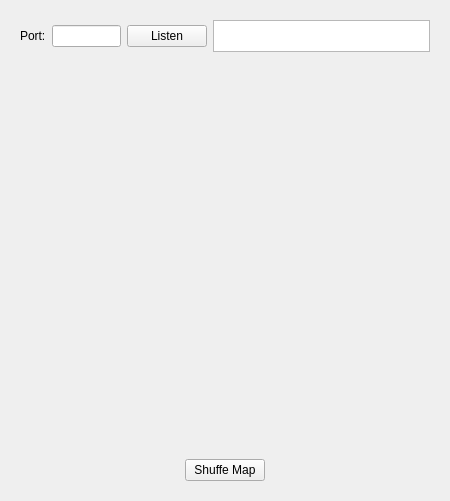
<?xml version="1.0" encoding="UTF-8"?>
<ui version="4.0">
 <class>Form</class>
 <widget class="QWidget" name="Form">
  <property name="geometry">
   <rect>
    <x>0</x>
    <y>0</y>
    <width>450</width>
    <height>501</height>
   </rect>
  </property>
  <property name="sizePolicy">
   <sizepolicy hsizetype="Preferred" vsizetype="Expanding">
    <horstretch>0</horstretch>
    <verstretch>0</verstretch>
   </sizepolicy>
  </property>
  <property name="windowTitle">
   <string>Server</string>
  </property>
  <layout class="QVBoxLayout" name="verticalLayout">
   <item>
    <widget class="QWidget" name="widget_101" native="true">
     <property name="maximumSize">
      <size>
       <width>16777215</width>
       <height>50</height>
      </size>
     </property>
     <layout class="QHBoxLayout" name="horizontalLayout_2">
      <item>
       <widget class="QLabel" name="label_3">
        <property name="text">
         <string>Port:</string>
        </property>
       </widget>
      </item>
      <item>
       <widget class="QLineEdit" name="linePort"/>
      </item>
      <item>
       <widget class="QPushButton" name="btnListen">
        <property name="text">
         <string>Listen</string>
        </property>
       </widget>
      </item>
      <item>
       <widget class="QListWidget" name="listClients">
        <property name="maximumSize">
         <size>
          <width>16777215</width>
          <height>50</height>
         </size>
        </property>
       </widget>
      </item>
     </layout>
    </widget>
   </item>
   <item>
    <layout class="QGridLayout" name="gridLayout">
     <item row="7" column="3">
      <widget class="QWidget" name="widget_74" native="true"/>
     </item>
     <item row="0" column="1">
      <widget class="QWidget" name="widget_2" native="true"/>
     </item>
     <item row="7" column="0">
      <widget class="QWidget" name="widget_71" native="true"/>
     </item>
     <item row="6" column="7">
      <widget class="QWidget" name="widget_68" native="true"/>
     </item>
     <item row="7" column="2">
      <widget class="QWidget" name="widget_73" native="true"/>
     </item>
     <item row="6" column="5">
      <widget class="QWidget" name="widget_66" native="true"/>
     </item>
     <item row="6" column="8">
      <widget class="QWidget" name="widget_69" native="true"/>
     </item>
     <item row="0" column="0">
      <widget class="QWidget" name="widget_1" native="true"/>
     </item>
     <item row="8" column="6">
      <widget class="QWidget" name="widget_87" native="true"/>
     </item>
     <item row="8" column="7">
      <widget class="QWidget" name="widget_88" native="true"/>
     </item>
     <item row="8" column="8">
      <widget class="QWidget" name="widget_89" native="true"/>
     </item>
     <item row="9" column="6">
      <widget class="QWidget" name="widget_97" native="true"/>
     </item>
     <item row="9" column="7">
      <widget class="QWidget" name="widget_98" native="true"/>
     </item>
     <item row="9" column="5">
      <widget class="QWidget" name="widget_96" native="true"/>
     </item>
     <item row="9" column="4">
      <widget class="QWidget" name="widget_95" native="true"/>
     </item>
     <item row="9" column="3">
      <widget class="QWidget" name="widget_94" native="true"/>
     </item>
     <item row="8" column="5">
      <widget class="QWidget" name="widget_86" native="true"/>
     </item>
     <item row="8" column="2">
      <widget class="QWidget" name="widget_83" native="true"/>
     </item>
     <item row="8" column="9">
      <widget class="QWidget" name="widget_90" native="true"/>
     </item>
     <item row="8" column="3">
      <widget class="QWidget" name="widget_84" native="true"/>
     </item>
     <item row="8" column="4">
      <widget class="QWidget" name="widget_85" native="true"/>
     </item>
     <item row="7" column="8">
      <widget class="QWidget" name="widget_79" native="true"/>
     </item>
     <item row="7" column="9">
      <widget class="QWidget" name="widget_80" native="true"/>
     </item>
     <item row="8" column="0">
      <widget class="QWidget" name="widget_81" native="true"/>
     </item>
     <item row="9" column="0">
      <widget class="QWidget" name="widget_91" native="true"/>
     </item>
     <item row="9" column="2">
      <widget class="QWidget" name="widget_93" native="true"/>
     </item>
     <item row="9" column="8">
      <widget class="QWidget" name="widget_99" native="true"/>
     </item>
     <item row="8" column="1">
      <widget class="QWidget" name="widget_82" native="true"/>
     </item>
     <item row="7" column="7">
      <widget class="QWidget" name="widget_78" native="true"/>
     </item>
     <item row="7" column="4">
      <widget class="QWidget" name="widget_75" native="true"/>
     </item>
     <item row="9" column="1">
      <widget class="QWidget" name="widget_92" native="true"/>
     </item>
     <item row="7" column="5">
      <widget class="QWidget" name="widget_76" native="true"/>
     </item>
     <item row="7" column="6">
      <widget class="QWidget" name="widget_77" native="true"/>
     </item>
     <item row="5" column="1">
      <widget class="QWidget" name="widget_52" native="true"/>
     </item>
     <item row="5" column="2">
      <widget class="QWidget" name="widget_53" native="true"/>
     </item>
     <item row="4" column="0">
      <widget class="QWidget" name="widget_41" native="true"/>
     </item>
     <item row="5" column="9">
      <widget class="QWidget" name="widget_60" native="true"/>
     </item>
     <item row="4" column="6">
      <widget class="QWidget" name="widget_47" native="true"/>
     </item>
     <item row="5" column="5">
      <widget class="QWidget" name="widget_56" native="true"/>
     </item>
     <item row="6" column="2">
      <widget class="QWidget" name="widget_63" native="true"/>
     </item>
     <item row="3" column="7">
      <widget class="QWidget" name="widget_38" native="true"/>
     </item>
     <item row="3" column="5">
      <widget class="QWidget" name="widget_36" native="true"/>
     </item>
     <item row="4" column="7">
      <widget class="QWidget" name="widget_48" native="true"/>
     </item>
     <item row="5" column="3">
      <widget class="QWidget" name="widget_54" native="true"/>
     </item>
     <item row="5" column="6">
      <widget class="QWidget" name="widget_57" native="true"/>
     </item>
     <item row="5" column="0">
      <widget class="QWidget" name="widget_51" native="true"/>
     </item>
     <item row="4" column="4">
      <widget class="QWidget" name="widget_45" native="true"/>
     </item>
     <item row="5" column="7">
      <widget class="QWidget" name="widget_58" native="true"/>
     </item>
     <item row="6" column="4">
      <widget class="QWidget" name="widget_65" native="true"/>
     </item>
     <item row="4" column="3">
      <widget class="QWidget" name="widget_44" native="true"/>
     </item>
     <item row="3" column="6">
      <widget class="QWidget" name="widget_37" native="true"/>
     </item>
     <item row="5" column="4">
      <widget class="QWidget" name="widget_55" native="true"/>
     </item>
     <item row="5" column="8">
      <widget class="QWidget" name="widget_59" native="true"/>
     </item>
     <item row="3" column="9">
      <widget class="QWidget" name="widget_40" native="true"/>
     </item>
     <item row="4" column="8">
      <widget class="QWidget" name="widget_49" native="true"/>
     </item>
     <item row="3" column="4">
      <widget class="QWidget" name="widget_35" native="true"/>
     </item>
     <item row="7" column="1">
      <widget class="QWidget" name="widget_72" native="true"/>
     </item>
     <item row="6" column="1">
      <widget class="QWidget" name="widget_62" native="true"/>
     </item>
     <item row="4" column="1">
      <widget class="QWidget" name="widget_42" native="true"/>
     </item>
     <item row="6" column="0">
      <widget class="QWidget" name="widget_61" native="true"/>
     </item>
     <item row="4" column="5">
      <widget class="QWidget" name="widget_46" native="true"/>
     </item>
     <item row="4" column="2">
      <widget class="QWidget" name="widget_43" native="true"/>
     </item>
     <item row="6" column="3">
      <widget class="QWidget" name="widget_64" native="true"/>
     </item>
     <item row="6" column="9">
      <widget class="QWidget" name="widget_70" native="true"/>
     </item>
     <item row="4" column="9">
      <widget class="QWidget" name="widget_50" native="true"/>
     </item>
     <item row="3" column="1">
      <widget class="QWidget" name="widget_32" native="true"/>
     </item>
     <item row="1" column="1">
      <widget class="QWidget" name="widget_12" native="true"/>
     </item>
     <item row="1" column="8">
      <widget class="QWidget" name="widget_19" native="true"/>
     </item>
     <item row="2" column="3">
      <widget class="QWidget" name="widget_24" native="true"/>
     </item>
     <item row="2" column="0">
      <widget class="QWidget" name="widget_21" native="true"/>
     </item>
     <item row="2" column="1">
      <widget class="QWidget" name="widget_22" native="true"/>
     </item>
     <item row="0" column="2">
      <widget class="QWidget" name="widget_3" native="true"/>
     </item>
     <item row="2" column="8">
      <widget class="QWidget" name="widget_29" native="true"/>
     </item>
     <item row="0" column="3">
      <widget class="QWidget" name="widget_4" native="true"/>
     </item>
     <item row="0" column="9">
      <widget class="QWidget" name="widget_10" native="true"/>
     </item>
     <item row="6" column="6">
      <widget class="QWidget" name="widget_67" native="true"/>
     </item>
     <item row="0" column="4">
      <widget class="QWidget" name="widget_5" native="true"/>
     </item>
     <item row="1" column="3">
      <widget class="QWidget" name="widget_14" native="true"/>
     </item>
     <item row="2" column="4">
      <widget class="QWidget" name="widget_25" native="true"/>
     </item>
     <item row="0" column="5">
      <widget class="QWidget" name="widget_6" native="true"/>
     </item>
     <item row="1" column="5">
      <widget class="QWidget" name="widget_16" native="true"/>
     </item>
     <item row="1" column="2">
      <widget class="QWidget" name="widget_13" native="true"/>
     </item>
     <item row="1" column="6">
      <widget class="QWidget" name="widget_17" native="true"/>
     </item>
     <item row="0" column="8">
      <widget class="QWidget" name="widget_9" native="true"/>
     </item>
     <item row="1" column="7">
      <widget class="QWidget" name="widget_18" native="true"/>
     </item>
     <item row="0" column="7">
      <widget class="QWidget" name="widget_8" native="true"/>
     </item>
     <item row="1" column="0">
      <widget class="QWidget" name="widget_11" native="true"/>
     </item>
     <item row="2" column="5">
      <widget class="QWidget" name="widget_26" native="true"/>
     </item>
     <item row="1" column="4">
      <widget class="QWidget" name="widget_15" native="true"/>
     </item>
     <item row="1" column="9">
      <widget class="QWidget" name="widget_20" native="true"/>
     </item>
     <item row="2" column="2">
      <widget class="QWidget" name="widget_23" native="true"/>
     </item>
     <item row="0" column="6">
      <widget class="QWidget" name="widget_7" native="true"/>
     </item>
     <item row="3" column="3">
      <widget class="QWidget" name="widget_34" native="true"/>
     </item>
     <item row="3" column="0">
      <widget class="QWidget" name="widget_31" native="true"/>
     </item>
     <item row="2" column="6">
      <widget class="QWidget" name="widget_27" native="true"/>
     </item>
     <item row="3" column="2">
      <widget class="QWidget" name="widget_33" native="true"/>
     </item>
     <item row="2" column="9">
      <widget class="QWidget" name="widget_30" native="true"/>
     </item>
     <item row="2" column="7">
      <widget class="QWidget" name="widget_28" native="true"/>
     </item>
     <item row="3" column="8">
      <widget class="QWidget" name="widget_39" native="true"/>
     </item>
     <item row="9" column="9">
      <widget class="QWidget" name="widget_100" native="true"/>
     </item>
    </layout>
   </item>
   <item>
    <widget class="QWidget" name="widget" native="true">
     <property name="sizePolicy">
      <sizepolicy hsizetype="Preferred" vsizetype="Maximum">
       <horstretch>0</horstretch>
       <verstretch>0</verstretch>
      </sizepolicy>
     </property>
     <layout class="QHBoxLayout" name="horizontalLayout_4">
      <item>
       <widget class="QPushButton" name="btnShuffle">
        <property name="sizePolicy">
         <sizepolicy hsizetype="Maximum" vsizetype="Fixed">
          <horstretch>0</horstretch>
          <verstretch>0</verstretch>
         </sizepolicy>
        </property>
        <property name="text">
         <string>Shuffe Map</string>
        </property>
       </widget>
      </item>
     </layout>
     <zorder>btnShuffle</zorder>
     <zorder>btnShuffle</zorder>
    </widget>
   </item>
  </layout>
 </widget>
 <resources/>
 <connections/>
</ui>
